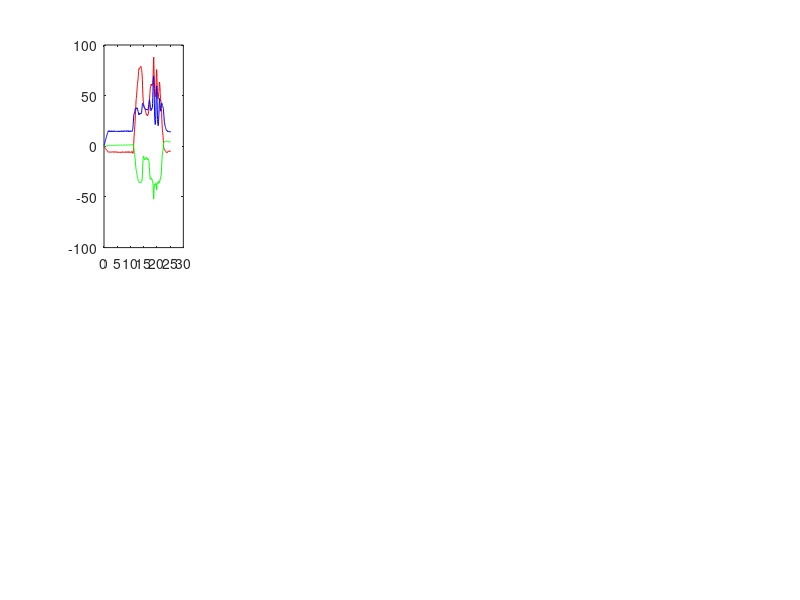

MATLAB code for this plot: (Note: this script raises an error after producing the figure.)
clc
clear all
close all

%% DATA EXTRACTING | phi = roll | theta = pitch | psi = yaw
% acc_x_1 | acc_y_1 | acc_z_1 | g_x_1 | g_y_1 | g_z_1 | acc_x_2 | acc_y_2 | % acc_z_2 | g_x_2 | g_y_2 | g_z_2 | pitch_1 | roll_1 | yaw_1 | pitch_2 | roll_2 | yaw_2 | pressure | position | closed | time | 
%   1           2       3         4       5        6      7         8           9         10     11       12      13       14       15        16       17       18      19          20        21      102     
fileID = fopen('data.txt','r');
DATA_SI = fscanf(fileID,'%f', [102 Inf]);
N = size(DATA_SI);
Nsamples = N(2)-1; %length of DATA
N_fingers = 5;
fclose(fileID);

%Pre-allocation of loop variables
PhiSaved = zeros(5, N(2));
ThetaSaved = PhiSaved;
PsiSaved   = PhiSaved;
PhiSaved2 = PhiSaved;
ThetaSaved2 = PhiSaved;
PsiSaved2   = PhiSaved;

unit_transform_gyro = pi/180;

%Time ms -> s   
DATA_SI(102,:) = (DATA_SI(102,:)-DATA_SI(102,1))/1000;

%Angles from 5 fingers aquired from dataset
for z = 1:N_fingers
    PhiSaved(z, :)   = DATA_SI((z-1)*20+13, :) ;   % pitch
    ThetaSaved(z, :) = DATA_SI((z-1)*20+14, :) ;   % roll
    PsiSaved(z, :)   = DATA_SI((z-1)*20+15, :) ;   % yaw

    PhiSaved2(z, :)   = DATA_SI((z-1)*20+16, :) ;   % pitch
    ThetaSaved2(z, :) = DATA_SI((z-1)*20+17, :) ;   % roll
    PsiSaved2(z, :)   = DATA_SI((z-1)*20+18, :) ;   % yaw
    
    %Gyro LSB -> deg/s -> rad/s 
    DATA_SI((z-1)*20+4,:) = (unit_transform_gyro)*DATA_SI((z-1)*20+4,:);
    DATA_SI((z-1)*20+5,:) = (unit_transform_gyro)*DATA_SI((z-1)*20+5,:);
    DATA_SI((z-1)*20+6,:) = (unit_transform_gyro)*DATA_SI((z-1)*20+6,:);
    
    DATA_SI((z-1)*20+10,:) = (unit_transform_gyro)*DATA_SI((z-1)*20+10,:);
    DATA_SI((z-1)*20+11,:) = (unit_transform_gyro)*DATA_SI((z-1)*20+11,:);
    DATA_SI((z-1)*20+12,:) = (unit_transform_gyro)*DATA_SI((z-1)*20+12,:);
end
  
    x = [0 0];
    y = [-1000,1000];
%% Plot the angle graph
    figure()
for z = 1:N_fingers
    subplot(2,5,z)
    P1=plot(DATA_SI(102,:), PhiSaved(z,:), 'r'); % roll
    hold on
    P2=plot(DATA_SI(102,:), ThetaSaved(z,:), 'b'); % pitch
    P3=plot(DATA_SI(102,:), PsiSaved(z,:), 'g'); % yaw
    refline([0 0])
    title('Euler Angle (degree) IMU 1')
    Timeline_1_1(z) = line('XData',x,'YData',y);
    TimeValue_1_1(z)= xlabel('');
    %legend([P1 P2 P3],{'Phi', 'Theta', 'Psi'},'Location','northwest','AutoUpdate','off');
    axis([0 DATA_SI(102,Nsamples) -180 180])
    
    subplot(2,5,z+5)
    P1=plot(DATA_SI(102,:), PhiSaved2(z,:), 'r'); % roll
    hold on
    P2=plot(DATA_SI(102,:), ThetaSaved2(z,:), 'b'); % pitch
    P3=plot(DATA_SI(102,:), PsiSaved2(z,:), 'g'); % yaw
    refline([0 0])
    title('Euler Angle (degree)IMU 2')
    Timeline_1_2(z) = line('XData',x,'YData',y);
    TimeValue_1_2(z) = xlabel('');
    %legend([P1 P2 P3],{'Phi', 'Theta', 'Psi'},'Location','northwest','AutoUpdate','off');
    axis([0 DATA_SI(102,Nsamples) -180 180])
end


    %% Plot the acceleration graph
    figure()
for z=1:N_fingers
    subplot(5,2,(z-1)*2+1)
    plot(DATA_SI(102,:),DATA_SI((z-1)*20+1,:),'r',DATA_SI(102,:),DATA_SI((z-1)*20+2,:),'g',DATA_SI(102,:),DATA_SI((z-1)*20+3,:),'b'); % ax ay az
    refline([0 0])
    title('Acceleration (m/s^2) MPU 1');
    Timeline_2_1(z) = line('XData',x,'YData',y);
    TimeValue_2_1(z)= xlabel('');
    %legend({'AccX', 'AccY', 'AccZ'},'Location','northwest','AutoUpdate','off');
    axis([0 DATA_SI(102,Nsamples) -2.1 2.1])
    
    subplot(5,2,(z-1)*2+2)
    plot(DATA_SI(102,:),DATA_SI((z-1)*20+7,:),'r',DATA_SI(102,:),DATA_SI((z-1)*20+8,:),'g',DATA_SI(102,:),DATA_SI((z-1)*20+9,:),'b'); % ax ay az
    refline([0 0])
    title('Acceleration (m/s^2) MPU 2');
    Timeline_2_2(z) = line('XData',x,'YData',y);
    TimeValue_2_2(z)= xlabel('');
    %legend({'AccX', 'AccY', 'AccZ'},'Location','northwest','AutoUpdate','off');
    axis([0 DATA_SI(102,Nsamples) -2.1 2.1])
end
    %% Plot the angular velocity graph
    figure()
for z=1:N_fingers
    subplot(5,2,(z-1)*2+1)
    plot(DATA_SI(102,:),DATA_SI((z-1)*20+4,:),'r',DATA_SI(102,:),DATA_SI((z-1)*20+5,:),'g',DATA_SI(102,:),DATA_SI((z-1)*20+6,:),'b'); % gx gy gz
    refline([0 0])
    title('Angular velocity (rad/s) MPU 1')
    Timeline_3_1(z) = line('XData',x,'YData',y);
    TimeValue_3_1(z)= xlabel('');
    %legend({'GyroX', 'GyroY', 'GyroZ'},'Location','northwest','AutoUpdate','off');
    axis([0 DATA_SI(102,Nsamples) -3 3])
    
    subplot(5,2,(z-1)*2+2)
    plot(DATA_SI(102,:),DATA_SI((z-1)*20+10,:),'r',DATA_SI(102,:),DATA_SI((z-1)*20+11,:),'g',DATA_SI(102,:),DATA_SI((z-1)*20+12,:),'b'); % gx gy gz
    refline([0 0])
    title('Angular velocity (rad/s) MPU 2')
    Timeline_3_2(z) = line('XData',x,'YData',y);
    TimeValue_3_2(z)= xlabel('');
    %legend({'GyroX', 'GyroY', 'GyroZ'},'Location','northwest','AutoUpdate','off');
    axis([0 DATA_SI(102,Nsamples) -3 3])
end
    %% Plot the magnetic flux graph
    % subplot(1,3,3)
    % plot(DATA_SI(13,:),DATA_SI(7,:),'r',DATA_SI(13,:),DATA_SI(8,:),'g',DATA_SI(13,:),DATA_SI(9,:),'b');
    % refline([0 0])
    % title('Magnetic flux density (uT)')
    % Timeline_4 = line('XData',x,'YData',y);
    % TimeValue_4= xlabel('');
    % legend({'MagX', 'MagY', 'MagZ'},'Location','northwest','AutoUpdate','off');
    % axis([0 DATA_SI(13,Nsamples) -40 40])

    %% Plot the location [mm] and magnitude[N] of the grip of each finger
    figure()
for z=1:N_fingers
    subplot(5,2,(z-1)*2+1)
    plot(DATA_SI(102,:),DATA_SI((z-1)*20+19)); % pressure
    refline([0 0])
    title('Pressure [N] MPU 1')
    %Timeline_3_1(z) = line('XData',x,'YData',y);
    %TimeValue_3_1(z)= xlabel('');
    %legend({'GyroX', 'GyroY', 'GyroZ'},'Location','northwest','AutoUpdate','off');
    axis([0 DATA_SI(102,Nsamples) -1000 1000])
    
    subplot(5,2,(z-1)*2+2)
    plot(DATA_SI(102,:),DATA_SI((z-1)*20+20,:)); % Position
    refline([0 0])
    title('Position [N] MPU 2')
    %Timeline_3_2(z) = line('XData',x,'YData',y);
    %TimeValue_3_2(z)= xlabel('');
    %legend({'GyroX', 'GyroY', 'GyroZ'},'Location','northwest','AutoUpdate','off');
    axis([0 DATA_SI(102,Nsamples) -1 100])
end
    
    %% Graphical Plot & Dynamic Plot
    %set IMU Object's vertex
    posx = 1.5;
    posy = 3;
    posz = 0.5;
    
    % Poisition in y axis for the IMU 1 of each finger
    %       Finger: 0 |  1  |  3 |  4 | 5
    difference_y = [0, 5, 7, 6, 5];
    % Poisition in x axis for the IMU 1 of each finger
    difference_x = [-16, -7, 0, 7, 14];
    imu_distance = -8;
    axis_size = 25;
    
    fac = [1 2 6 5;2 3 7 6;3 4 8 7;4 1 5 8;1 2 3 4;5 6 7 8];
    
    %Plot Object
    figure()
    view(3)
    axis([-axis_size axis_size -axis_size axis_size -axis_size axis_size])
    title('Finger state')
    Realtime = xlabel(' ');
    
    Cuboid = zeros(8,3,5);
    Cuboid2 = zeros(8,3,5);
    
for z = 1:N_fingers
    Cuboid_1(z,:)=[-posx+difference_x(z),-posy-difference_y(z),-posz];
    Cuboid_2(z,:)=[posx+difference_x(z),-posy-difference_y(z),-posz];
    Cuboid_3(z,:)=[posx+difference_x(z),posy-difference_y(z),-posz];
    Cuboid_4(z,:)=[-posx+difference_x(z),posy-difference_y(z),-posz];
    Cuboid_5(z,:)=[-posx+difference_x(z),-posy-difference_y(z),posz];
    Cuboid_6(z,:)=[posx+difference_x(z),-posy-difference_y(z),posz];
    Cuboid_7(z,:)=[posx+difference_x(z),posy-difference_y(z),posz];
    Cuboid_8(z,:)=[-posx+difference_x(z),posy-difference_y(z),posz];

    Cuboid_1_2(z,:)=[-posx+difference_x(z),-posy-difference_y(z)+imu_distance,-posz];
    Cuboid_2_2(z,:)=[posx+difference_x(z),-posy-difference_y(z)+imu_distance,-posz];
    Cuboid_3_2(z,:)=[posx+difference_x(z),posy-difference_y(z)+imu_distance,-posz];
    Cuboid_4_2(z,:)=[-posx+difference_x(z),posy-difference_y(z)+imu_distance,-posz];
    Cuboid_5_2(z,:)=[-posx+difference_x(z),-posy-difference_y(z)+imu_distance,posz];
    Cuboid_6_2(z,:)=[posx+difference_x(z),-posy-difference_y(z)+imu_distance,posz];
    Cuboid_7_2(z,:)=[posx+difference_x(z),posy-difference_y(z)+imu_distance,posz];
    Cuboid_8_2(z,:)=[-posx+difference_x(z),posy-difference_y(z)+imu_distance,posz];

    Cuboid(:,:,z)=[Cuboid_1(z,:); Cuboid_2(z,:); Cuboid_3(z,:); Cuboid_4(z,:); Cuboid_5(z,:); Cuboid_6(z,:); Cuboid_7(z,:); Cuboid_8(z,:)];
    Cuboid2(:,:,z)=[Cuboid_1_2(z,:); Cuboid_2_2(z,:); Cuboid_3_2(z,:); Cuboid_4_2(z,:); Cuboid_5_2(z,:); Cuboid_6_2(z,:); Cuboid_7_2(z,:); Cuboid_8_2(z,:)];

    Obejct_IMU(z) = patch('Faces', fac, 'Vertices', [0, 0, 0], 'FaceVertexCData',(1:6)','FaceColor','flat');
    Obejct_IMU2(z) = patch('Faces', fac, 'Vertices', [0, 0, 0], 'FaceVertexCData',(1:6)','FaceColor','flat');
end
    % ?

%Animate
for k=1:Nsamples-1
    
    dt=(DATA_SI(102,k+1)-DATA_SI(102,k));
    set(Realtime, 'String', sprintf('time = %.2f [s]', DATA_SI(102, k)))
    
    for z=1:N_fingers
        %Rotation matrix for vertex
        Rz = [cosd(PsiSaved(z,k)) -sind(PsiSaved(z,k)) 0; sind(PsiSaved(z,k)) cosd(PsiSaved(z,k)) 0; 0 0 1];
        Ry = [cosd(ThetaSaved(z,k)) 0 sind(ThetaSaved(z,k)); 0 1 0; -sind(ThetaSaved(z,k)) 0 cosd(ThetaSaved(z,k))];
        Rx = [1 0 0; 0 -cosd(PhiSaved(z,k)) sind(PhiSaved(z,k)); 0 -sind(PhiSaved(z,k)) -cosd(PhiSaved(z,k))];

        Rz2 = [cosd(PsiSaved2(z,k)) -sind(PsiSaved2(z,k)) 0; sind(PsiSaved2(z,k)) cosd(PsiSaved2(z,k)) 0; 0 0 1];
        Ry2 = [cosd(ThetaSaved2(z,k)) 0 sind(ThetaSaved2(z,k)); 0 1 0; -sind(ThetaSaved2(z,k)) 0 cosd(ThetaSaved2(z,k))];
        Rx2 = [1 0 0; 0 -cosd(PhiSaved2(z,k)) sind(PhiSaved2(z,k)); 0 -sind(PhiSaved2(z,k)) -cosd(PhiSaved2(z,k))];

        for j=1:8
            %Rotated vertex
            Result_1(j,:,k,z) = Rx*Ry*Rz*Cuboid(j,:, z)';
            Result_2(j,:,k,z) = Rx2*Ry2*Rz2*Cuboid2(j,:, z)';
        end

        %Display realtime object and time
        set(Obejct_IMU(z), 'Vertices', Result_1(:,:,k,z))
        set(Obejct_IMU2(z), 'Vertices', Result_2(:,:,k,z))

        %Display realtime sensor values
         %set(TimeValue_1_1(z), 'String', sprintf('Phi: %.2f  Theta: %.2f  Psi: %.2f', PhiSaved(z,k), ThetaSaved(z,k), PsiSaved(z,k)));
         %set(TimeValue_1_2(z), 'String', sprintf('Phi: %.2f  Theta: %.2f  Psi: %.2f', PhiSaved2(z,k), ThetaSaved2(z,k), PsiSaved2(z,k)));
%         set(TimeValue_2_1(z), 'String', sprintf('X: %.2f  Y: %.2f  Z: %.2f', DATA_SI((z-1)*20+1,k), DATA_SI((z-1)*20+2,k), DATA_SI((z-1)*20+3,k)));	%acc1
%         set(TimeValue_2_2(z), 'String', sprintf('X: %.2f  Y: %.2f  Z: %.2f', DATA_SI((z-1)*20+7,k), DATA_SI((z-1)*20+8,k), DATA_SI((z-1)*20+9,k)));	%acc2
%         set(TimeValue_3_1(z), 'String', sprintf('X: %.2f  Y: %.2f  Z: %.2f', DATA_SI((z-1)*20+4,k), DATA_SI((z-1)*20+5,k), DATA_SI((z-1)*20+6,k)));	%gyro1
%         set(TimeValue_3_2(z), 'String', sprintf('X: %.2f  Y: %.2f  Z: %.2f', DATA_SI((z-1)*20+10,k), DATA_SI((z-1)*20+11,k), DATA_SI((z-1)*20+12,k))); %gyro2
        %set(TimeValue_4, 'String', sprintf('X: %.2f  Y: %.2f  Z: %.2f', DATA_SI(7,k), DATA_SI(8,k), DATA_SI(9,k)));
        %Display timeline
         set(Timeline_1_1(z), 'XData', [DATA_SI(102, k) DATA_SI(102, k)]);
         set(Timeline_1_2(z), 'XData', [DATA_SI(102, k) DATA_SI(102, k)]);
         set(Timeline_2_1(z), 'XData', [DATA_SI(102, k) DATA_SI(102, k)]);
         set(Timeline_2_2(z), 'XData', [DATA_SI(102, k) DATA_SI(102, k)]);
         set(Timeline_3_1(z), 'XData', [DATA_SI(102, k) DATA_SI(102, k)]);
         set(Timeline_3_2(z), 'XData', [DATA_SI(102, k) DATA_SI(102, k)]);
    end
    % pause(dt)
    drawnow
end